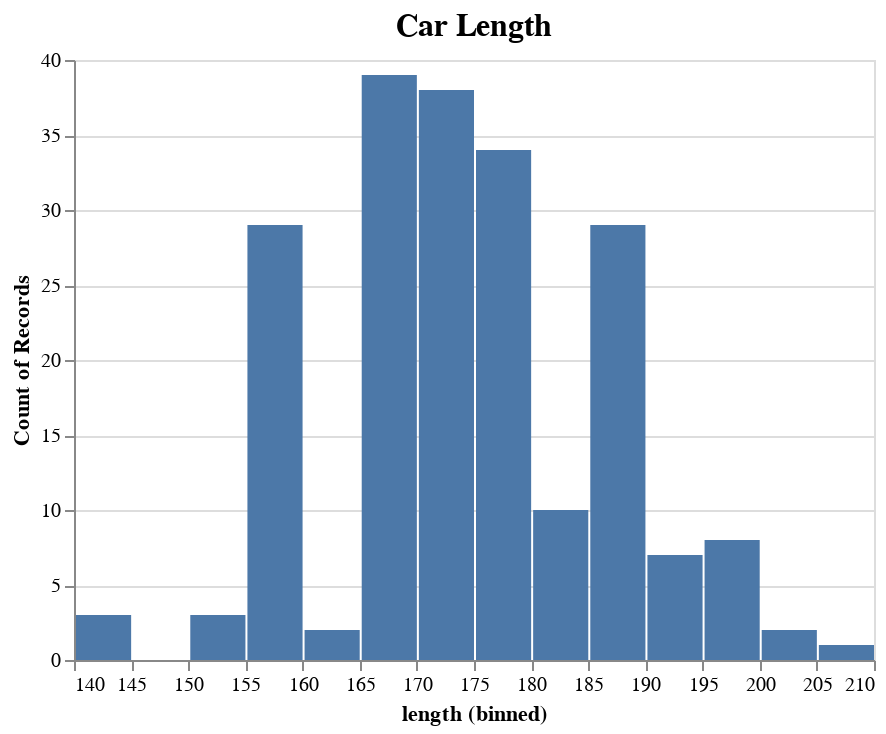

Notebook cell for this chart:
### Markdown cell above
Using `extend`, `step`

### Code cell
# Using extend, step
alt.Chart(dimens).mark_bar().encode(
    alt.X("length:Q", bin=alt.Bin(extent=[140,210], step=5)),
    y='count()',
).properties(
    title={"text":"Car Length", "fontSize":16}  
)

### Figure 1 — Vega-Lite specification as saved in the notebook (floating-point values rounded to 4 significant figures; data arrays with more than 128 entries replaced by an {"elided": "..."} marker saying what was removed)
{"config": {"view": {"continuousWidth": 400, "continuousHeight": 300}}, "data": {"name": "data-9967e5fca02e73f8fd2d34e56e0501b9"}, "mark": "bar", "encoding": {"x": {"bin": {"extent": [140, 210], "step": 5}, "field": "length", "type": "quantitative"}, "y": {"aggregate": "count", "type": "quantitative"}}, "title": {"text": "Car Length", "fontSize": 16}, "$schema": "https://vega.github.io/schema/vega-lite/v4.17.0.json", "datasets": {"data-9967e5fca02e73f8fd2d34e56e0501b9": {"elided": "205 records"}}}
